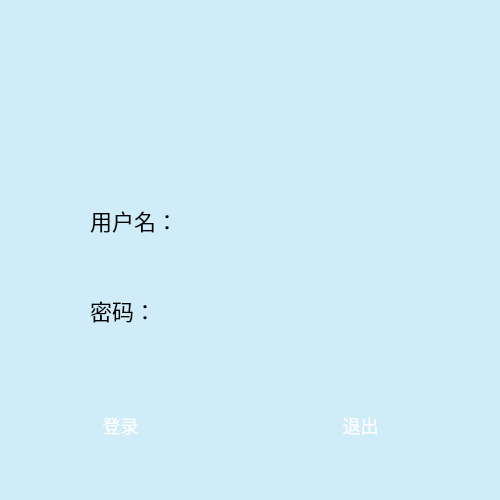
<?xml version="1.0" encoding="UTF-8"?>
<ui version="4.0">
 <class>LoginDialog</class>
 <widget class="QDialog" name="LoginDialog">
  <property name="geometry">
   <rect>
    <x>0</x>
    <y>0</y>
    <width>500</width>
    <height>500</height>
   </rect>
  </property>
  <property name="windowTitle">
   <string>Dialog</string>
  </property>
  <property name="styleSheet">
   <string notr="true">
background-color: rgb(207, 236, 248);</string>
  </property>
  <widget class="QLabel" name="label">
   <property name="geometry">
    <rect>
     <x>0</x>
     <y>0</y>
     <width>231</width>
     <height>161</height>
    </rect>
   </property>
   <property name="styleSheet">
    <string notr="true">border-image: url(:/image/login/M1.png);</string>
   </property>
   <property name="text">
    <string/>
   </property>
  </widget>
  <widget class="QLabel" name="label_2">
   <property name="geometry">
    <rect>
     <x>90</x>
     <y>200</y>
     <width>81</width>
     <height>41</height>
    </rect>
   </property>
   <property name="styleSheet">
    <string notr="true">font-family: &quot;苹方 中等&quot;;
	font-size: 22px;</string>
   </property>
   <property name="text">
    <string>用户名：</string>
   </property>
  </widget>
  <widget class="QLabel" name="label_3">
   <property name="geometry">
    <rect>
     <x>90</x>
     <y>290</y>
     <width>101</width>
     <height>41</height>
    </rect>
   </property>
   <property name="styleSheet">
    <string notr="true">font-family: &quot;苹方 中等&quot;;
	font-size: 22px;</string>
   </property>
   <property name="text">
    <string>密码：</string>
   </property>
  </widget>
  <widget class="QLineEdit" name="lineEdit">
   <property name="geometry">
    <rect>
     <x>200</x>
     <y>205</y>
     <width>201</width>
     <height>31</height>
    </rect>
   </property>
   <property name="styleSheet">
    <string notr="true">padding:5px;	
font-family: &quot;苹方 中等&quot;;
	font-size:22px;
	color: #686868;
border-radius: 6px;
	
	border-image: url(:/image/loadafter/buchong/shexingkuang.png);</string>
   </property>
   <property name="text">
    <string/>
   </property>
  </widget>
  <widget class="QLineEdit" name="lineEdit_2">
   <property name="geometry">
    <rect>
     <x>200</x>
     <y>295</y>
     <width>201</width>
     <height>31</height>
    </rect>
   </property>
   <property name="styleSheet">
    <string notr="true">padding:5px;	
font-family: &quot;苹方 中等&quot;;
	font-size: 12px;
	color: #686868;
border-radius: 6px;
	
	border-image: url(:/image/loadafter/buchong/shexingkuang.png);</string>
   </property>
  </widget>
  <widget class="QPushButton" name="pushButton_login">
   <property name="geometry">
    <rect>
     <x>70</x>
     <y>400</y>
     <width>101</width>
     <height>51</height>
    </rect>
   </property>
   <property name="styleSheet">
    <string notr="true">
QPushButton{
border-image: url(:/image/loadafter/1/xiayibuweixuanzhong.png);
border-radius: 22px;
color: #ffffff;
font-family: &quot;苹方 粗体&quot;;
	font-size: 18px;}
QPushButton:focus,QPushButton:hover{
border-image: url(:/image/loadafter/tab/2/组25.png);
}
	
QPushButton:pressed{
url(:/image/loadafter/1/xiayibuanzhong.png)
}</string>
   </property>
   <property name="text">
    <string>登录</string>
   </property>
  </widget>
  <widget class="QPushButton" name="pushButton_close">
   <property name="geometry">
    <rect>
     <x>310</x>
     <y>400</y>
     <width>101</width>
     <height>51</height>
    </rect>
   </property>
   <property name="styleSheet">
    <string notr="true">
QPushButton{
border-image: url(:/image/loadafter/1/xiayibuweixuanzhong.png);
border-radius: 22px;
color: #ffffff;
font-family: &quot;苹方 粗体&quot;;
	font-size: 18px;}
QPushButton:focus,QPushButton:hover{
border-image: url(:/image/loadafter/tab/2/组25.png);
}
	
QPushButton:pressed{
url(:/image/loadafter/1/xiayibuanzhong.png)
}</string>
   </property>
   <property name="text">
    <string>退出</string>
   </property>
  </widget>
 </widget>
 <resources/>
 <connections/>
</ui>
